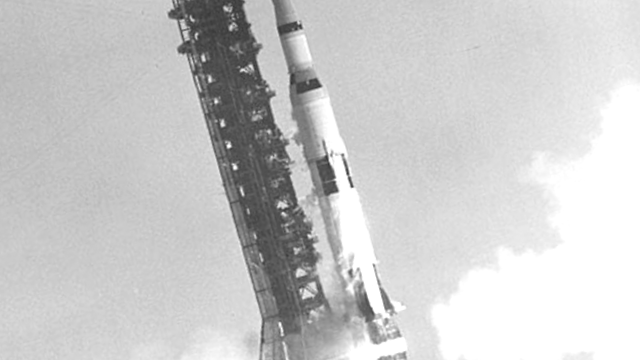
#> input picture Data/apollo11_modified.png, 640 x 360 px, given in place of Apollo_11_Launch.jpg, which was not available
$ jupyter execute Homework_0.ipynb   (text cells are left out)
#> lines starting #> are read from the running program, lines starting #| are printed output that depends on the picture; pictures that were not available may be replaced by others from this repository, and a replacement may not be noted
[cell 1]
import cv2, matplotlib.pyplot as plt # Import OpenCV for image processing, matplotlib for displaying images, and pathlib for file paths
from pathlib import Path

img_path = Path("Data/Apollo_11_Launch.jpg")  # Define the path to the image (inside the Data folder in your repo)

img_gray = cv2.imread(str(img_path), cv2.IMREAD_GRAYSCALE) # Load the image in grayscale mode (cv2.IMREAD_GRAYSCALE converts color to black & white intensity values)
#> img_gray is the input picture: shape (360, 640); min 49, max 255, mean 202.2

assert img_gray is not None, f"Couldn't load {img_path}" # Safety check: make sure the image actually loaded

plt.figure(figsize=(6,6))# Display the grayscale image using matplotlib

plt.imshow(img_gray, cmap="gray") # 'cmap="gray"' ensures grayscale visualization

plt.axis("off") # removes x/y axis ticks for a cleaner look

plt.title("Original (grayscale)"); plt.show()

img_gray.shape # Show the dimensions of the image (height, width)
#> Out = (360, 640)

[cell 2]
# Get the height (h) and width (w) of the image
h, w = img_gray.shape
#> h = 360; w = 640

# Define crop boundaries: here we crop the central 50% of the image
y1, y2 = int(0.25*h), int(0.75*h)   # vertical crop range
#> y1 = 90; y2 = 270
x1, x2 = int(0.25*w), int(0.75*w)   # horizontal crop range
#> x1 = 160; x2 = 480

# Apply the crop using array slicing
crop = img_gray[y1:y2, x1:x2]
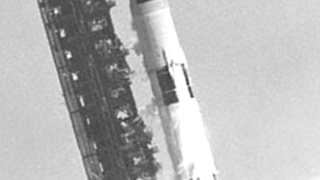
#> crop: shape (180, 320); min 52, max 255, mean 183.1

# Display the cropped image
plt.figure(figsize=(6,6))
plt.imshow(crop, cmap="gray")
plt.axis("off")
plt.title("Cropped Image")
plt.show()

# Output the new shape to confirm it’s smaller than the original
crop.shape
#> Out = (180, 320)

[cell 3]
# Adjust brightness and contrast using cv2.convertScaleAbs
# alpha = contrast (1.0 = no change, >1 = higher contrast, <1 = lower contrast)
# beta = brightness (positive values make the image brighter, negative make it darker)
alpha, beta = 1.1, 25   # tweak these values to experiment

bright = cv2.convertScaleAbs(crop, alpha=alpha, beta=beta)
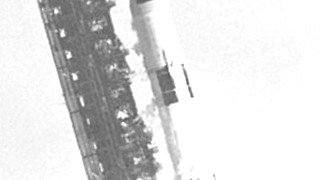
#> bright: shape (180, 320); min 82, max 255, mean 221.1

# Display the adjusted image
plt.figure(figsize=(6,6))
plt.imshow(bright, cmap="gray")
plt.axis("off")
plt.title(f"Brightness/Contrast adjusted (alpha={alpha}, beta={beta})")
plt.show()

[cell 4]
# Get dimensions of the brightness-adjusted image
h2, w2 = bright.shape
#> h2 = 180; w2 = 320

# Define the center of rotation (middle of the image)
center = (w2//2, h2//2)
#> center = (160, 90)

# Create a 2D rotation matrix: rotate 15 degrees counter-clockwise
M = cv2.getRotationMatrix2D(center, 15, 1.0)   # last param = scale (1.0 = keep size)

# Apply the rotation using warpAffine
# borderMode=cv2.BORDER_REFLECT fills empty edges naturally instead of black borders
rotated = cv2.warpAffine(bright, M, (w2, h2), flags=cv2.INTER_LINEAR, borderMode=cv2.BORDER_REFLECT)
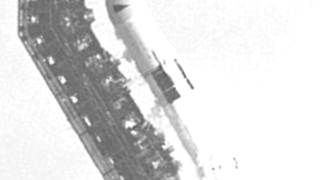
#> rotated: shape (180, 320); min 92, max 255, mean 217.9

# Display the rotated image
plt.figure(figsize=(6,6))
plt.imshow(rotated, cmap="gray")
plt.axis("off")
plt.title("Rotated Image")
plt.show()
